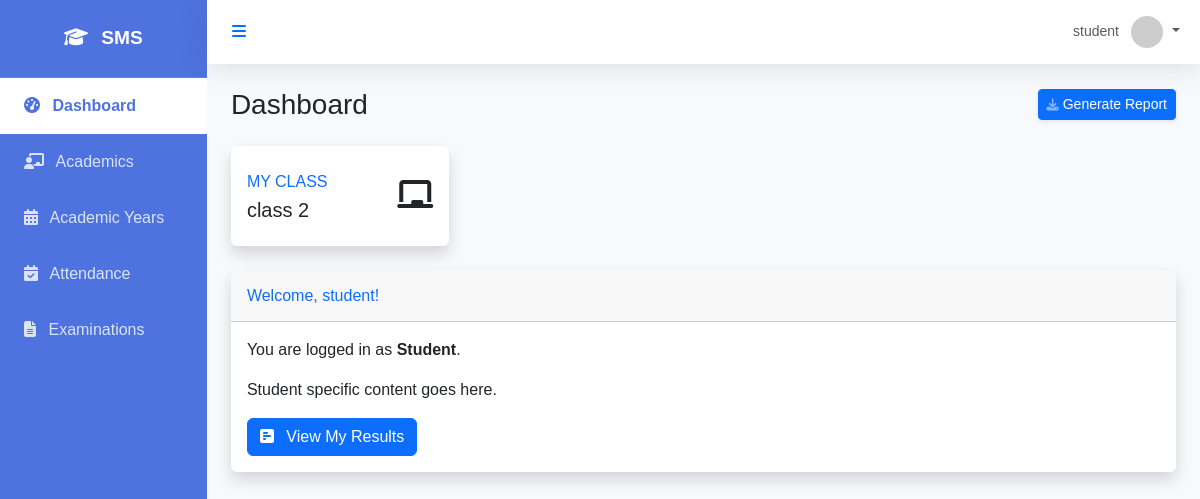
The app's page /dashboard/ (signed in) with its own data.
### core/models.py (models this page shows, shortened)
class User(AbstractUser):
    class Role(models.TextChoices):
        SUPER_ADMIN = "SUPER_ADMIN", "Super Admin"
        SCHOOL_ADMIN = "SCHOOL_ADMIN", "School Admin"
        ACADEMIC_ADMIN = "ACADEMIC_ADMIN", "Academic Admin"
        TEACHER = "TEACHER", "Teacher"
        STUDENT = "STUDENT", "Student"
        PARENT = "PARENT", "Parent"
        ACCOUNTANT = "ACCOUNTANT", "Accountant"
        LIBRARIAN = "LIBRARIAN", "Librarian"
        RECEPTIONIST = "RECEPTIONIST", "Receptionist"
        HR_MANAGER = "HR_MANAGER", "HR Manager"
    role = models.CharField(max_length=50, choices=Role.choices, default=Role.STUDENT)
    objects = CustomUserManager()

### academics/models.py (models this page shows)
class Class(models.Model):
    name = models.CharField(max_length=50) # e.g. Class 1, Grade 10
    numeric_value = models.IntegerField(unique=True) # For sorting
    class Meta:
        verbose_name_plural = "Classes"
        ordering = ['numeric_value']
    def __str__(self):
        return self.name

### core/views.py (the view)
# urls.py: path('dashboard/', dashboard, name='dashboard'),
@login_required
def dashboard(request):
    user = request.user
    context = {'role': user.role}
    if user.role in [User.Role.SUPER_ADMIN, User.Role.SCHOOL_ADMIN]:
        context['total_users'] = User.objects.count()
        context['total_students'] = User.objects.filter(role=User.Role.STUDENT).count()
        context['total_teachers'] = User.objects.filter(role=User.Role.TEACHER).count()
        context['total_classes'] = Class.objects.count()
        context['total_subjects'] = Subject.objects.count()
        context['recent_users'] = User.objects.order_by('-date_joined')[:5]
    elif user.role == User.Role.TEACHER:
        pass
    elif user.role == User.Role.STUDENT:
        if hasattr(user, 'student_profile'):
            context['my_class'] = user.student_profile.current_class
            context['my_attendance'] = user.student_profile.attendance_records.count()
    return render(request, 'dashboard/dashboard.html', context)

### templates/dashboard/dashboard.html (shortened to what this page needs)
{% extends 'base.html' %}
{% block content %}
<div class="d-sm-flex align-items-center justify-content-between mb-4">
    <h1 class="h3 mb-0 text-gray-800">Dashboard</h1>
    <a href="#" class="d-none d-sm-inline-block btn btn-sm btn-primary shadow-sm">
         Generate Report
    </a>
</div>
<div class="row">
{% if role == 'STUDENT' %}
    <div class="col-xl-3 col-md-6 mb-4">
        <div class="card border-left-primary shadow h-100 py-2">
            <div class="card-body">
                <div class="row no-gutters align-items-center">
                    <div class="col mr-2">
                        <div class="text-xs font-weight-bold text-primary text-uppercase mb-1">
                            My Class</div>
                        <div class="h5 mb-0 font-weight-bold text-gray-800">{{ my_class|default:"Not Assigned" }}</div>
                    </div>
                    <div class="col-auto">
                        <i class="fas fa-chalkboard fa-2x text-gray-300"></i>
                    </div>
                </div>
            </div>
        </div>
    </div>
{% endif %}
</div>
<div class="row">
    <div class="col-lg-12 mb-4">
        <div class="card shadow mb-4">
            <div class="card-header py-3">
                <h6 class="m-0 font-weight-bold text-primary">Welcome, {{ user.username }}!</h6>
            </div>
            <div class="card-body">
                <p>You are logged in as <strong>{{ user.get_role_display }}</strong>.</p>
                {% if role == 'STUDENT' %}
                    <p>Student specific content goes here.</p>
                    <a href="{% url 'my_results' %}" class="btn btn-primary">
                        <i class="fas fa-poll-h me-2"></i> View My Results
                    </a>
                {% endif %}
            </div>
        </div>
    </div>
</div>
{% endblock %}

### templates/base.html (shortened to what this page needs)
<!DOCTYPE html>
<html lang="en">
<head>
    <link href="https://cdn.jsdelivr.net/npm/bootstrap@5.3.0/dist/css/bootstrap.min.css" rel="stylesheet">
    <link href="https://cdnjs.cloudflare.com/ajax/libs/font-awesome/6.4.0/css/all.min.css" rel="stylesheet">
</head>
<body x-data="{ sidebarOpen: true }">
    <div id="wrapper" :class="{ 'toggled': !sidebarOpen }">
        <div id="sidebar-wrapper" x-show="sidebarOpen" x-transition:enter="transition ease-out duration-300" x-transition:enter-start="opacity-0 transform -translate-x-full" x-transition:enter-end="opacity-100 transform translate-x-0" x-transition:leave="transition ease-in duration-300" x-transition:leave-start="opacity-100 transform translate-x-0" x-transition:leave-end="opacity-0 transform -translate-x-full">
            <div class="sidebar-heading">
                <i class="fas fa-graduation-cap me-2"></i> SMS
            </div>
            <div class="list-group list-group-flush">
                <a href="{% url 'dashboard' %}" class="list-group-item list-group-item-action {% if request.resolver_match.url_name == 'dashboard' %}active{% endif %}">
                    <i class="fas fa-tachometer-alt me-2"></i> Dashboard
                </a>
                {% if user.role == 'SUPER_ADMIN' or user.role == 'SCHOOL_ADMIN' or user.role == 'TEACHER' or user.role == 'ACADEMIC_ADMIN' or user.role == 'STUDENT' %}
                <a href="{% url 'class_list' %}" class="list-group-item list-group-item-action {% if 'academics' in request.path and 'academic-years' not in request.path %}active{% endif %}">
                    <i class="fas fa-chalkboard-teacher me-2"></i> Academics
                </a>
                <a href="{% url 'academic_year_list' %}" class="list-group-item list-group-item-action {% if 'academic-years' in request.path %}active{% endif %}">
                    <i class="fas fa-calendar-alt me-2"></i> Academic Years
                </a>
                {% endif %}
                <a href="{% url 'attendance_dashboard' %}" class="list-group-item list-group-item-action {% if 'attendance' in request.path %}active{% endif %}">
                    <i class="fas fa-calendar-check me-2"></i> Attendance
                </a>
                <a href="{% url 'exam_list' %}" class="list-group-item list-group-item-action {% if 'examination' in request.path %}active{% endif %}">
                    <i class="fas fa-file-alt me-2"></i> Examinations
                </a>
            </div>
        </div>
        <div id="page-content-wrapper">
            <nav class="navbar navbar-expand-lg navbar-light bg-white mb-4 static-top">
                <div class="container-fluid">
                    <button class="btn btn-link text-primary" @click="sidebarOpen = !sidebarOpen">
                        <i class="fas fa-bars"></i>
                    </button>
                    <ul class="navbar-nav ms-auto">
                        <li class="nav-item dropdown">
                            <a class="nav-link dropdown-toggle" href="#" id="userDropdown" role="button" data-bs-toggle="dropdown" aria-expanded="false">
                                <span class="me-2 d-none d-lg-inline text-gray-600 small">{{ user.username }}</span>
                                <img class="img-profile rounded-circle" src="https://ui-avatars.com/api/?name={{ user.username }}" width="32" height="32">
                            </a>
                        </li>
                    </ul>
                </div>
            </nav>
            <div class="container-fluid px-4">
                {% block content %}{% endblock %}
            </div>
        </div>
    </div>
</body>
</html>

### templates/base.html (style rules this page uses)
:root { --primary-color: #4e73df; --secondary-color: #858796; --success-color: #1cc88a; --info-color: #36b9cc; --warning-color: #f6c23e; --danger-color: #e74a3b; --light-color: #f8f9fc; --dark-color: #5a5c69; }
body { font-family: 'Nunito', sans-serif; background-color: #f8f9fc; overflow-x: hidden; }
#wrapper { display: flex; width: 100%; align-items: stretch; }
#sidebar-wrapper { min-height: 100vh; width: 250px; background-color: var(--primary-color); color: white; transition: all 0.3s ease; }
#sidebar-wrapper .sidebar-heading { padding: 1.5rem; font-size: 1.2rem; font-weight: bold; text-align: center; border-bottom: 1px solid rgba(255, 255, 255, 0.1); }
#sidebar-wrapper .list-group-item { padding: 1rem 1.5rem; background-color: transparent; color: rgba(255, 255, 255, 0.8); border: none; transition: all 0.2s ease; }
#sidebar-wrapper .list-group-item.active { background-color: white; color: var(--primary-color); font-weight: bold; }
#page-content-wrapper { width: 100%; display: flex; flex-direction: column; }
.navbar { box-shadow: 0 .15rem 1.75rem 0 rgba(58,59,69,.15); }
.card { border: none; box-shadow: 0 .15rem 1.75rem 0 rgba(58,59,69,.15); transition: transform 0.2s ease; }

### records on screen
User: username "student", role "Student"
Class: name "class 2"
